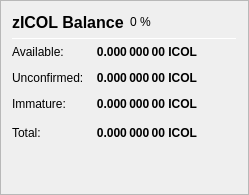
                   <widget class="QFrame" name="frame_ZerocoinBalances">
                    <property name="frameShape">
                     <enum>QFrame::StyledPanel</enum>
                    </property>
                    <property name="frameShadow">
                     <enum>QFrame::Raised</enum>
                    </property>
                    <layout class="QVBoxLayout" name="verticalLayout_7">
                     <item>
                      <layout class="QHBoxLayout" name="horizontalLayout_8" stretch="0,0,0">
                       <item>
                        <widget class="QLabel" name="label_5z_3">
                         <property name="minimumSize">
                          <size>
                           <width>0</width>
                           <height>20</height>
                          </size>
                         </property>
                         <property name="font">
                          <font>
                           <pointsize>12</pointsize>
                           <weight>75</weight>
                           <bold>true</bold>
                          </font>
                         </property>
                         <property name="text">
                          <string>zICOL Balance</string>
                         </property>
                        </widget>
                       </item>
                       <item>
                        <widget class="QLabel" name="labelzICOLPercent">
                         <property name="text">
                          <string notr="true">0 %</string>
                         </property>
                        </widget>
                       </item>
                       <item>
                        <spacer name="horizontalSpacer_11">
                         <property name="orientation">
                          <enum>Qt::Horizontal</enum>
                         </property>
                         <property name="sizeHint" stdset="0">
                          <size>
                           <width>40</width>
                           <height>20</height>
                          </size>
                         </property>
                        </spacer>
                       </item>
                      </layout>
                     </item>
                     <item>
                      <widget class="Line" name="line_ZerocoinBalance">
                       <property name="minimumSize">
                        <size>
                         <width>0</width>
                         <height>1</height>
                        </size>
                       </property>
                       <property name="maximumSize">
                        <size>
                         <width>16777215</width>
                         <height>1</height>
                        </size>
                       </property>
                       <property name="orientation">
                        <enum>Qt::Horizontal</enum>
                       </property>
                      </widget>
                     </item>
                     <item>
                      <layout class="QGridLayout" name="gridLayout_5">
                       <property name="spacing">
                        <number>12</number>
                       </property>
                       <item row="1" column="0">
                        <widget class="QLabel" name="labelzBalanceMatureText">
                         <property name="toolTip">
                          <string>Mature: more than 20 confirmation and more than 1 mint of the same denomination after it was minted.
These zICOL are spendable.</string>
                         </property>
                         <property name="text">
                          <string>Available:</string>
                         </property>
                        </widget>
                       </item>
                       <item row="1" column="1">
                        <widget class="QLabel" name="labelzBalanceMature">
                         <property name="font">
                          <font>
                           <weight>75</weight>
                           <bold>true</bold>
                          </font>
                         </property>
                         <property name="toolTip">
                          <string>Mature: more than 20 confirmation and more than 1 mint of the same denomination after it was minted.
These zICOL are spendable.</string>
                         </property>
                         <property name="text">
                          <string notr="true">0.000 000 00 ICOL</string>
                         </property>
                         <property name="alignment">
                          <set>Qt::AlignRight|Qt::AlignTrailing|Qt::AlignVCenter</set>
                         </property>
                        </widget>
                       </item>
                       <item row="2" column="0">
                        <widget class="QLabel" name="labelzBalanceUnconfirmedText">
                         <property name="toolTip">
                          <string>Unconfirmed: less than 20 confirmations
Immature: confirmed, but less than 1 mint of the same denomination after it was minted</string>
                         </property>
                         <property name="text">
                          <string>Unconfirmed:</string>
                         </property>
                        </widget>
                       </item>
                       <item row="2" column="1">
                        <widget class="QLabel" name="labelzBalanceUnconfirmed">
                         <property name="font">
                          <font>
                           <weight>75</weight>
                           <bold>true</bold>
                          </font>
                         </property>
                         <property name="toolTip">
                          <string>Unconfirmed: less than 20 confirmations
Immature: confirmed, but less than 1 mint of the same denomination after it was minted</string>
                         </property>
                         <property name="text">
                          <string notr="true">0.000 000 00 ICOL</string>
                         </property>
                         <property name="alignment">
                          <set>Qt::AlignRight|Qt::AlignTrailing|Qt::AlignVCenter</set>
                         </property>
                        </widget>
                       </item>
                       <item row="3" column="0">
                        <widget class="QLabel" name="labelzBalanceImmatureText">
                         <property name="toolTip">
                          <string>Unconfirmed: less than 20 confirmations
Immature: confirmed, but less than 1 mint of the same denomination after it was minted</string>
                         </property>
                         <property name="text">
                          <string>Immature:</string>
                         </property>
                        </widget>
                       </item>
                       <item row="3" column="1">
                        <widget class="QLabel" name="labelzBalanceImmature">
                         <property name="font">
                          <font>
                           <weight>75</weight>
                           <bold>true</bold>
                          </font>
                         </property>
                         <property name="toolTip">
                          <string>Unconfirmed: less than 20 confirmations
Immature: confirmed, but less than 1 mint of the same denomination after it was minted</string>
                         </property>
                         <property name="text">
                          <string notr="true">0.000 000 00 ICOL</string>
                         </property>
                         <property name="alignment">
                          <set>Qt::AlignRight|Qt::AlignTrailing|Qt::AlignVCenter</set>
                         </property>
                        </widget>
                       </item>
                       <item row="4" column="0">
                        <widget class="QLabel" name="labelzBalanceText">
                         <property name="toolTip">
                          <string>Your current zICOL balance, unconfirmed and immature zICOL included.</string>
                         </property>
                         <property name="text">
                          <string>Total:</string>
                         </property>
                        </widget>
                       </item>
                       <item row="4" column="1">
                        <widget class="QLabel" name="labelzBalance">
                         <property name="font">
                          <font>
                           <weight>75</weight>
                           <bold>true</bold>
                          </font>
                         </property>
                         <property name="cursor">
                          <cursorShape>IBeamCursor</cursorShape>
                         </property>
                         <property name="toolTip">
                          <string>Your current zICOL balance, unconfirmed and immature zICOL included.</string>
                         </property>
                         <property name="text">
                          <string notr="true">0.000 000 00 ICOL</string>
                         </property>
                         <property name="alignment">
                          <set>Qt::AlignRight|Qt::AlignTrailing|Qt::AlignVCenter</set>
                         </property>
                         <property name="textInteractionFlags">
                          <set>Qt::LinksAccessibleByMouse|Qt::TextSelectableByKeyboard|Qt::TextSelectableByMouse</set>
                         </property>
                        </widget>
                       </item>
                       <item row="4" column="2">
                        <spacer name="horizontalSpacer_4">
                         <property name="orientation">
                          <enum>Qt::Horizontal</enum>
                         </property>
                         <property name="sizeHint" stdset="0">
                          <size>
                           <width>40</width>
                           <height>20</height>
                          </size>
                         </property>
                        </spacer>
                       </item>
                      </layout>
                     </item>
                     <item>
                      <spacer name="verticalSpacer_4">
                       <property name="orientation">
                        <enum>Qt::Vertical</enum>
                       </property>
                       <property name="sizeHint" stdset="0">
                        <size>
                         <width>20</width>
                         <height>40</height>
                        </size>
                       </property>
                      </spacer>
                     </item>
                    </layout>
                   </widget>
